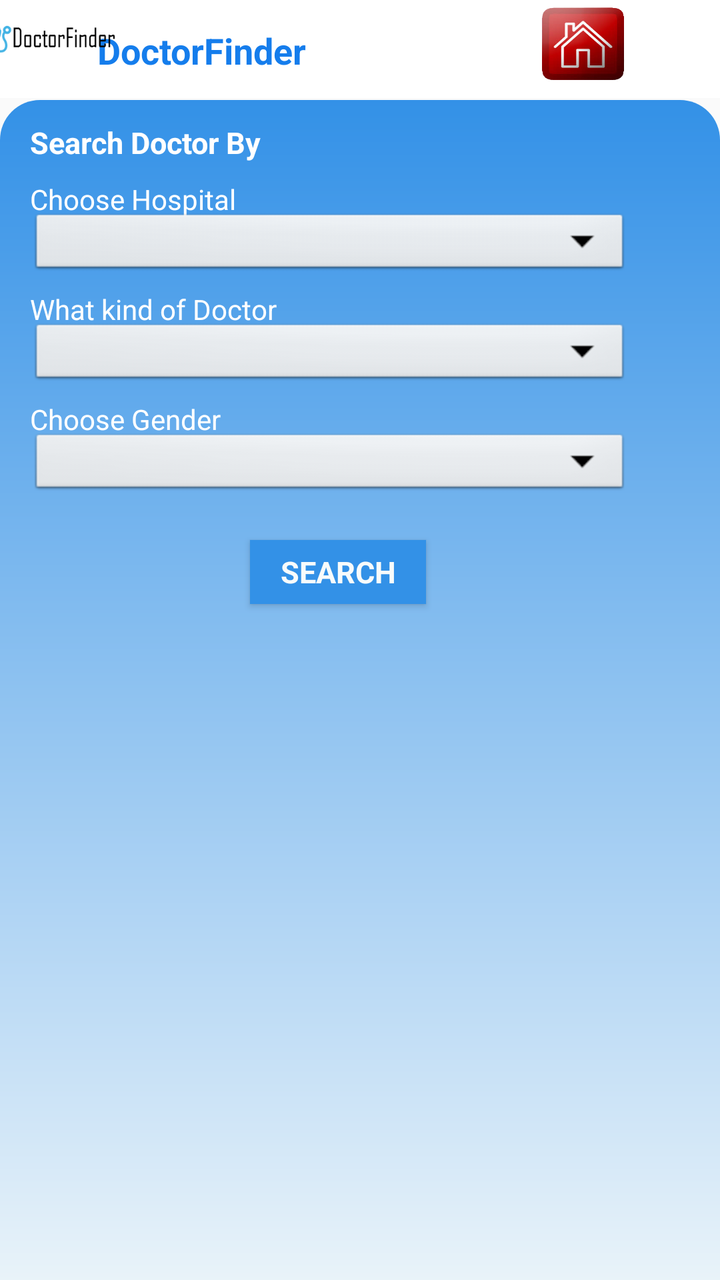
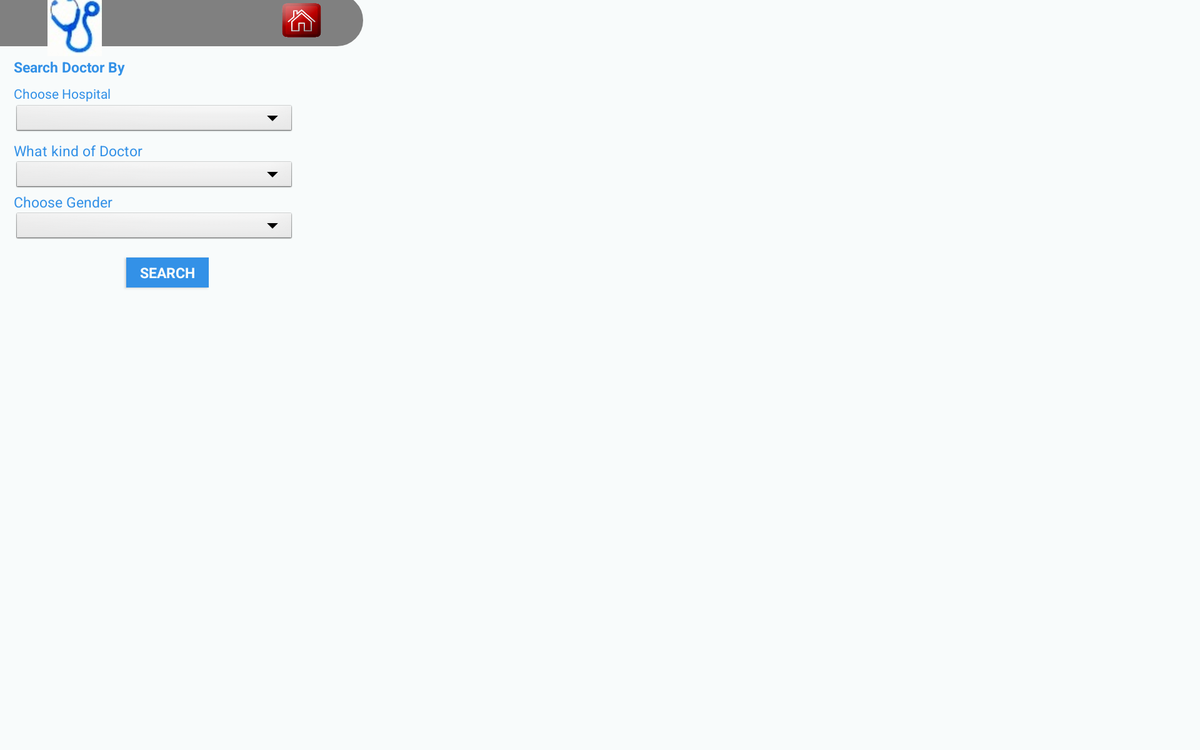

One screen, two layout resources from the same app: the default and the repository's alternative for another configuration. Each is rendered where Android would select it; the XML of both is given below.
<!-- AndroidManifest.xml: application theme AppTheme -->
<!-- res/layout/activity_doctors.xml -->
<AbsoluteLayout xmlns:android="http://schemas.android.com/apk/res/android"
    xmlns:tools="http://schemas.android.com/tools"
    android:layout_width="match_parent"
    android:layout_height="match_parent"
    tools:context="com.example.docdig.DoctorsActivity" >

    <TextView
        android:id="@+id/textView1"
        android:layout_width="417dp"
        android:layout_height="55dp"
        android:layout_x="-30dp"
        android:layout_y="-6dp"
        android:background="#FFFFFF" />
    <TextView
        android:id="@+id/TextView03"
        android:layout_width="wrap_content"
        android:layout_height="37dp"
        android:layout_x="27dp"
        android:layout_y="13dp"
        android:text="     DoctorFinder"
        android:textAppearance="?android:attr/textAppearanceMedium"
        android:textColor="#157DEC"
        android:textSize="18dp"
        android:textStyle="bold"
        android:typeface="sans" />

    <ImageView
        android:id="@+id/main"
        android:layout_width="67dp"
        android:layout_height="wrap_content"
        android:layout_x="-8dp"
        android:layout_y="4dp"
        android:src="@drawable/main" />
   
    <View
        android:id="@+id/Viewback"
        android:layout_width="match_parent"
        android:layout_height="match_parent"
        android:layout_y="50dp"
        android:alpha="1"
        android:background="@drawable/textv2" />

    <TextView
        android:id="@+id/textView2"
        android:layout_width="128dp"
        android:layout_height="31dp"
        android:layout_x="15dp"
        android:layout_y="61dp"
         android:text="Search Doctor By"
         android:textColor="#FFFFFF"
        android:textSize="15dp"
        android:textStyle="bold"
        android:typeface="sans"
        android:textAppearance="?android:attr/textAppearanceSmall" />

    <TextView
        android:id="@+id/TextView01"
        android:layout_width="218dp"
        android:layout_height="30dp"
        android:layout_x="15dp"
        android:layout_y="90dp"
        android:textColor="#FFFFFF"
        android:text="Choose Hospital"
        android:textAppearance="?android:attr/textAppearanceSmall"
        android:textSize="14dp"
        android:typeface="sans" />

    <Spinner
        android:id="@+id/Spinner01"
        android:layout_width="300dp"
        android:layout_height="35dp"
        android:layout_x="15dp"
        android:layout_y="105dp"
        android:background="@android:drawable/btn_dropdown" />
    
    <TextView
        android:id="@+id/textView4"
        android:layout_width="218dp"
        android:layout_height="30dp"
        android:layout_x="15dp"
        android:layout_y="145dp"
        android:text="What kind of Doctor"
        android:textColor="#FFFFFF"
        android:textAppearance="?android:attr/textAppearanceSmall"
        android:textSize="14dp"
        android:typeface="sans" />

    <Spinner
        android:id="@+id/spinner1"
        android:layout_width="300dp"
        android:layout_height="35dp"
        android:layout_x="15dp"
        android:layout_y="160dp"
        android:background="@android:drawable/btn_dropdown"
        
         />



    <TextView
        android:id="@+id/TextView02"
        android:layout_width="218dp"
        android:layout_height="30dp"
        android:layout_x="15dp"
        android:layout_y="200dp"
        android:textColor="#FFFFFF"
        android:text="Choose Gender"
        android:textAppearance="?android:attr/textAppearanceSmall"
        android:textSize="14dp"
        android:typeface="sans" />

    <Spinner
        android:id="@+id/Spinner02"
        android:layout_width="300dp"
        android:layout_height="35dp"
        android:layout_x="15dp"
        android:layout_y="215dp"
        android:background="@android:drawable/btn_dropdown" />

    <Button
        android:id="@+id/button1"
        android:layout_width="wrap_content"
        android:layout_height="32dp"
        android:layout_x="125dp"
        android:layout_y="270dp"
        android:text="Search"
        android:textColor="#F8FBFB"
        android:textStyle="bold"
        android:textSize="15sp"
        android:typeface="sans"         
        android:background="#3391E7"/>

    <Button
        android:id="@+id/button2"
        android:layout_width="43dp"
        android:layout_height="38dp"
        android:layout_x="270dp"
        android:layout_y="3dp"
        android:background="@drawable/homelogo" />

</AbsoluteLayout>
<!-- resources referenced by this layout -->
<resources>
  <!-- drawable homelogo: png bitmap (drawable-xxhdpi, 38635 bytes) -->
  <!-- drawable main: jpg bitmap (drawable-hdpi, 3699 bytes) -->
  <!-- drawable textv2 (drawable-hdpi) -->
  <?xml version="1.0" encoding="utf-8"?>
  <shape xmlns:android="http://schemas.android.com/apk/res/android"
         android:thickness="0dp"
         android:shape="rectangle">
    <stroke android:width="0dp"
        
           android:color="#3391E7"/>
    <corners android:radius="20dp" />
    <gradient
     android:startColor="#F8FBFB"
     android:endColor="#3391E7"
     android:type="linear"
     android:angle="90"/>
  </shape>
  <style name="AppTheme" parent="AppBaseTheme">
          
      </style>
  <style name="AppBaseTheme" parent="Theme.AppCompat.Light">
          
      </style>
</resources>
<!-- res/layout-xlarge/activity_doctors.xml (the repository's variant of the layout above) -->
<!-- drawn on a large tablet held sideways -->
<AbsoluteLayout xmlns:android="http://schemas.android.com/apk/res/android"
    xmlns:tools="http://schemas.android.com/tools"
    android:layout_width="match_parent"
    android:layout_height="match_parent"
    android:background="@drawable/drawable_border1"
    android:paddingBottom="@dimen/activity_vertical_margin"
    tools:context="com.example.docdig.DoctorsActivity" >

    <TextView
        android:id="@+id/textView1"
        android:layout_width="417dp"
        android:layout_height="55dp"
        android:layout_x="-30dp"
        android:layout_y="-6dp"
        android:background="@drawable/text" />

   <ImageView
        android:id="@+id/main"
        android:layout_width="150dp"
        android:layout_height="64dp"
        android:layout_x="5dp"
        android:layout_y="-4dp"
        android:src="@drawable/main" />

   
    <View
        android:id="@+id/view1"
        android:layout_width="wrap_content"
        android:layout_height="256dp"
        android:layout_x="0dp"
        android:layout_y="52dp"
        android:background="@layout/text" />

    <TextView
        android:id="@+id/textView2"
        android:layout_width="128dp"
        android:layout_height="31dp"
        android:layout_x="15dp"
        android:layout_y="61dp"
         android:text="Search Doctor By"
         android:textColor="#3391E7"
        android:textSize="15dp"
        android:textStyle="bold"
        android:typeface="sans"
        android:textAppearance="?android:attr/textAppearanceSmall" />

    <TextView
        android:id="@+id/TextView01"
        android:layout_width="218dp"
        android:layout_height="30dp"
        android:layout_x="15dp"
        android:layout_y="90dp"
        android:textColor="#3391E7"
        android:text="Choose Hospital"
        android:textAppearance="?android:attr/textAppearanceSmall"
        android:textSize="14dp"
        android:typeface="sans" />

    <Spinner
        android:id="@+id/Spinner01"
        android:layout_width="300dp"
        android:layout_height="35dp"
        android:layout_x="15dp"
        android:layout_y="110dp"
        android:background="@android:drawable/btn_dropdown" />
    
    <TextView
        android:id="@+id/textView4"
        android:layout_width="218dp"
        android:layout_height="30dp"
        android:layout_x="15dp"
        android:layout_y="150dp"
        android:text="What kind of Doctor"
        android:textColor="#3391E7"
        android:textAppearance="?android:attr/textAppearanceSmall"
        android:textSize="15dp"
        android:typeface="sans" />

    <Spinner
        android:id="@+id/spinner1"
        android:layout_width="300dp"
        android:layout_height="35dp"
        android:layout_x="15dp"
        android:layout_y="170dp"
        android:background="@android:drawable/btn_dropdown"
        
         />



    <TextView
        android:id="@+id/TextView02"
        android:layout_width="218dp"
        android:layout_height="30dp"
        android:layout_x="15dp"
        android:layout_y="205dp"
        android:textColor="#3391E7"
        android:text="Choose Gender"
        android:textAppearance="?android:attr/textAppearanceSmall"
        android:textSize="15dp"
        android:typeface="sans" />

    <Spinner
        android:id="@+id/Spinner02"
        android:layout_width="300dp"
        android:layout_height="35dp"
        android:layout_x="15dp"
        android:layout_y="225dp"
        android:background="@android:drawable/btn_dropdown" />

    <Button
        android:id="@+id/button1"
        android:layout_width="wrap_content"
        android:layout_height="32dp"
        android:layout_x="135dp"
        android:layout_y="275dp"
        android:text="Search"
        android:textColor="#F8FBFB"
        android:textStyle="bold"
        android:textSize="15sp"
        android:typeface="sans"         
        android:background="#3391E7"/>

    <Button
        android:id="@+id/button2"
        android:layout_width="43dp"
        android:layout_height="38dp"
        android:layout_x="300dp"
        android:layout_y="3dp"
        android:background="@drawable/homelogo" />

</AbsoluteLayout>
<!-- resources referenced by the variant -->
<!-- as a large tablet held sideways resolves them -->
<resources>
  <!-- drawable drawable_border1 (drawable-hdpi) -->
  <shape xmlns:android="http://schemas.android.com/apk/res/android" 
       android:shape="rectangle"> 
       <gradient 
           android:startColor="#F8FBFB"
           android:endColor="#F8FBFB" 
           android:angle="270"/> 
  
     
  </shape>
  <!-- drawable homelogo: png bitmap (drawable-xxhdpi, 38635 bytes) -->
  <!-- drawable main: jpg bitmap (drawable-hdpi, 3699 bytes) -->
  <!-- drawable text (drawable-ldpi) -->
  <?xml version="1.0" encoding="utf-8"?>
  <shape xmlns:android="http://schemas.android.com/apk/res/android"
         android:thickness="0dp"
         android:shape="rectangle">
    <stroke android:width="50dp"
           android:color="#808080"/>
    <corners android:radius="5dp" />
    <gradient
     android:startColor="#C8C8C8"
     android:endColor="#FFFFFF"
     android:type="linear"
     android:angle="270"/>
  </shape>
  <style name="AppTheme" parent="AppBaseTheme">
          
      </style>
  <style name="AppBaseTheme" parent="Theme.AppCompat.Light">
          
      </style>
</resources>
